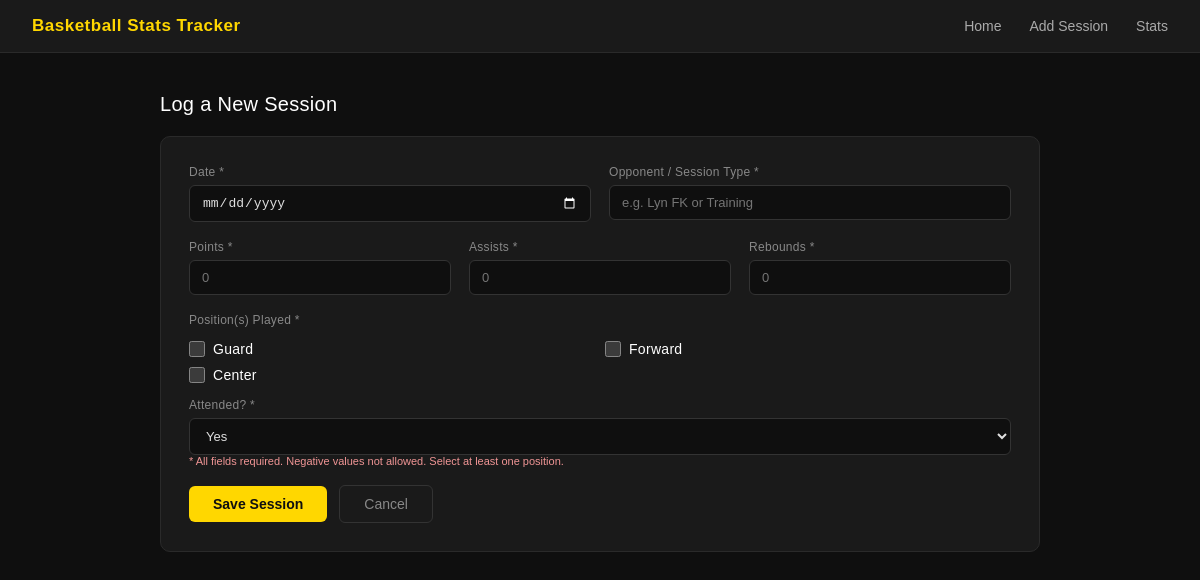
Page /add on the committed database.
### tables this page shows
CREATE TABLE position (
                position_id INTEGER PRIMARY KEY AUTOINCREMENT,
                position_name TEXT NOT NULL
            );

### app.py (the view, shortened to what this page needs)
@app.route('/add', methods=['GET', 'POST'])
def add():
    error = None
    positions = db.get_positions()
    return render_template('add.html', error=error, positions=positions)

### database.py (called while the page is built)
    def connect(self):
        conn = sqlite3.connect(self.db_name)
        conn.execute("PRAGMA foreign_keys = ON")
        return conn

    def get_positions(self):
        conn = self.connect()
        rows = conn.execute('SELECT * FROM position').fetchall()
        conn.close()
        return rows

### templates/add.html (shortened to what this page needs)
<!DOCTYPE html>
<html lang="en">
<head>
    <link rel="stylesheet" href="{{ url_for('static', filename='style.css') }}">
</head>
<body>
    <nav>
        <span class="nav-title">Basketball Stats Tracker</span>
        <a href="/">Home</a>
        <a href="/add">Add Session</a>
        <a href="/stats">Stats</a>
    </nav>
    <div class="container">
        <h2>Log a New Session</h2>
        <form action="/add" method="POST" class="add-form">
            <div class="form-row">
                <div class="form-group">
                    <label>Date *</label>
                    <input type="date" name="date" required>
                </div>
                <div class="form-group">
                    <label>Opponent / Session Type *</label>
                    <input type="text" name="opponent" placeholder="e.g. Lyn FK or Training" required>
                </div>
            </div>
            <div class="form-row three">
                <div class="form-group">
                    <label>Points *</label>
                    <input type="number" name="points" placeholder="0" min="0" required>
                </div>
                <div class="form-group">
                    <label>Assists *</label>
                    <input type="number" name="assists" placeholder="0" min="0" required>
                </div>
                <div class="form-group">
                    <label>Rebounds *</label>
                    <input type="number" name="rebounds" placeholder="0" min="0" required>
                </div>
            </div>
            <div class="form-group">
                <label>Position(s) Played *</label>
                <div style="display: grid; grid-template-columns: repeat(2, 1fr); gap: 10px; margin-top: 8px;">
                    {% for pos in positions %}
                    <label style="cursor: pointer; display: flex; align-items: center; gap: 8px; color: #ffffff; font-size: 14px;">
                        <input type="checkbox" name="position" value="{{ pos[0] }}" style="width: 16px; height: 16px; accent-color: #FFD700;">
                        {{ pos[1] }}
                    </label>
                    {% endfor %}
                </div>
            </div>
            <div class="form-group" style="margin-top: 15px;">
                <label>Attended? *</label>
                <select name="attendance">
                    <option value="Yes">Yes</option>
                </select>
            </div>
            <p class="required-note">* All fields required. Negative values not allowed. Select at least one position.</p>
            <div class="form-buttons">
                <button type="submit" class="btn-save">Save Session</button>
                <a href="/" class="btn-cancel">Cancel</a>
            </div>
        </form>
    </div>
</body>
</html>

### static/style.css (style rules this page uses)
* { margin: 0; padding: 0; box-sizing: border-box; }
body { font-family: 'Arial', sans-serif; background: #0f0f0f; color: #e0e0e0; min-height: 100vh; }
nav { background: #1a1a1a; padding: 16px 32px; display: flex; align-items: center; gap: 28px; border-bottom: 1px solid #2a2a2a; }
.nav-title { font-size: 17px; font-weight: bold; color: #FFD700; margin-right: auto; letter-spacing: 0.5px; }
nav a { color: #aaaaaa; text-decoration: none; font-size: 14px; transition: color 0.2s; }
.container { max-width: 920px; margin: 40px auto; padding: 0 20px; }
h2 { font-size: 20px; font-weight: 500; color: #ffffff; margin-bottom: 20px; letter-spacing: 0.3px; }
.add-form { background: #1a1a1a; padding: 28px; border-radius: 10px; border: 1px solid #2a2a2a; }
.form-row { display: grid; grid-template-columns: 1fr 1fr; gap: 18px; margin-bottom: 18px; }
.form-row.three { grid-template-columns: 1fr 1fr 1fr; }
.form-group { display: flex; flex-direction: column; gap: 6px; }
.form-group label { font-size: 12px; color: #888; letter-spacing: 0.3px; }
.form-group input, .form-group select { padding: 9px 12px; background: #0f0f0f; border: 1px solid #333; border-radius: 6px; font-size: 13px; color: #e0e0e0; color-scheme: dark; transition: border-color 0.2s; }
.required-note { font-size: 11px; color: #f09595; margin-bottom: 18px; }
.form-buttons { display: flex; gap: 12px; align-items: center; }
.btn-save { padding: 10px 24px; background: #FFD700; color: #0f0f0f; border: none; border-radius: 6px; cursor: pointer; font-size: 14px; font-weight: bold; transition: background 0.2s; }
.btn-cancel { padding: 10px 24px; border: 1px solid #333; border-radius: 6px; font-size: 14px; color: #888; text-decoration: none; transition: all 0.2s; }

### rows in the picture
position: position_name "Guard"
position: position_name "Forward"
position: position_name "Center"
